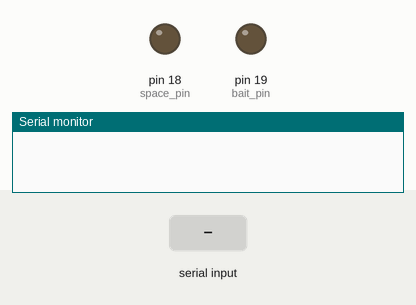
Recording of a sketch running on a simulated Arduino Uno, built with avr-gcc and run on an emulated ATmega328P. Parts: output pins drawn as LEDs (lit = HIGH), the last lines printed to the serial monitor. The test bench sets the inputs (shaded band). Random numbers use the default seed unless the sketch sets one.

Above: at 1.2 s.
1.3 s: "90,45\n" received over Serial
At 1.92 s:
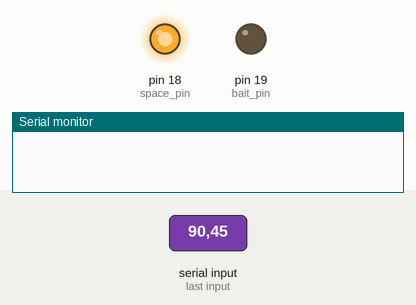
4.3 s: "r90\n" received over Serial
At 5.6 s:
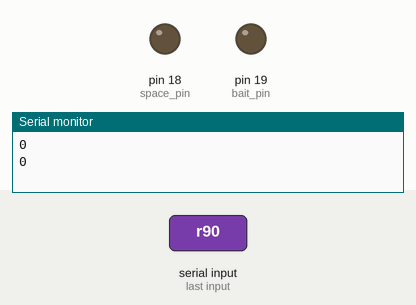
5.9 s: "90\n" received over Serial
Timing chart, 0 to 9.1 s (numbered marks = the images above; inputs shaded):
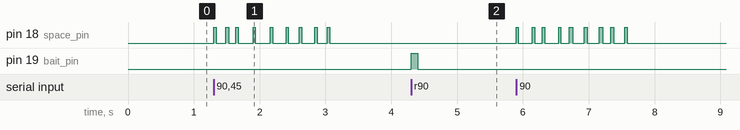

Measured:
- after the input at 4.3 s, pin 19 (bait_pin): LOW → HIGH at once, → LOW 0.10 s later

The sketch:

rybak_clicker.ino
```cpp
#define MAX_BUFF_LEN 255

int space_pin = 18;
int bait_pin = 19;
int space_times;
char c;
char received[MAX_BUFF_LEN];
int idx = 0;
long space_delay;


void click_space(int times){
  for (int i = 0; i < times; i++){
    digitalWrite(space_pin, HIGH);
    space_delay = random(30,50);
    delay(space_delay);
    digitalWrite(space_pin, LOW);
    space_delay = random(100,250);
    delay(space_delay);
  }
}

void click_bait(){
  digitalWrite(bait_pin, HIGH);
  delay(100);
  digitalWrite(bait_pin, LOW);
}

void setup() {
  pinMode(space_pin, OUTPUT);
  pinMode(bait_pin, OUTPUT);
  digitalWrite(space_pin, LOW);
  digitalWrite(bait_pin, LOW);
  Serial.begin(9600);

}

void loop() {
  while(Serial.available() > 0){
    c = Serial.read();
      if(c != '\n'){
        received[idx] = c;
        idx++;
      }
      else{
        received[idx] = '\0';
        idx = 0;
        // Serial.print("ESP:");
        Serial.println(received[0]);
      }
    }

  if(received[0] != 'r' && received[0] != '0'){
    space_times = received[0] - '0';
    click_space(space_times);

  }
  else if(received[0] == 'r'){
    click_bait();
  }
  received[0] = '0';
}
```
